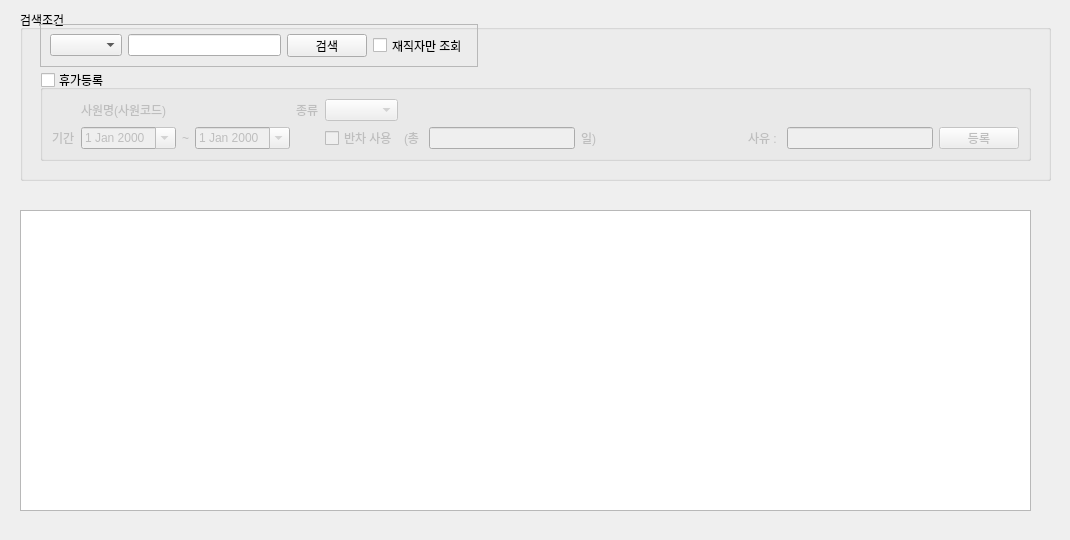
<?xml version="1.0" encoding="UTF-8"?>
<ui version="4.0">
 <class>Form</class>
 <widget class="QWidget" name="Form">
  <property name="geometry">
   <rect>
    <x>0</x>
    <y>0</y>
    <width>1070</width>
    <height>540</height>
   </rect>
  </property>
  <property name="windowTitle">
   <string>Form</string>
  </property>
  <widget class="QTableWidget" name="tableWidget">
   <property name="geometry">
    <rect>
     <x>20</x>
     <y>210</y>
     <width>1011</width>
     <height>301</height>
    </rect>
   </property>
   <property name="sizePolicy">
    <sizepolicy hsizetype="Fixed" vsizetype="Expanding">
     <horstretch>0</horstretch>
     <verstretch>0</verstretch>
    </sizepolicy>
   </property>
   <property name="editTriggers">
    <set>QAbstractItemView::NoEditTriggers</set>
   </property>
  </widget>
  <widget class="QGroupBox" name="groupBox">
   <property name="geometry">
    <rect>
     <x>20</x>
     <y>10</y>
     <width>1031</width>
     <height>171</height>
    </rect>
   </property>
   <property name="title">
    <string>검색조건</string>
   </property>
   <widget class="QGroupBox" name="gb_vac">
    <property name="geometry">
     <rect>
      <x>20</x>
      <y>60</y>
      <width>991</width>
      <height>91</height>
     </rect>
    </property>
    <property name="title">
     <string>휴가등록</string>
    </property>
    <property name="checkable">
     <bool>true</bool>
    </property>
    <property name="checked">
     <bool>false</bool>
    </property>
    <layout class="QGridLayout" name="gridLayout">
     <item row="0" column="1">
      <widget class="QLabel" name="label_7">
       <property name="text">
        <string>사원명(사원코드)</string>
       </property>
      </widget>
     </item>
     <item row="1" column="1">
      <widget class="QDateEdit" name="start_date">
       <property name="currentSection">
        <enum>QDateTimeEdit::DaySection</enum>
       </property>
       <property name="calendarPopup">
        <bool>true</bool>
       </property>
      </widget>
     </item>
     <item row="1" column="10">
      <widget class="QLabel" name="label_5">
       <property name="text">
        <string>사유 : </string>
       </property>
      </widget>
     </item>
     <item row="1" column="6">
      <widget class="QLabel" name="label_3">
       <property name="text">
        <string>(총 </string>
       </property>
      </widget>
     </item>
     <item row="1" column="8">
      <widget class="QLabel" name="label_6">
       <property name="text">
        <string>일)</string>
       </property>
      </widget>
     </item>
     <item row="1" column="3">
      <widget class="QDateEdit" name="end_date">
       <property name="currentSection">
        <enum>QDateTimeEdit::DaySection</enum>
       </property>
       <property name="calendarPopup">
        <bool>true</bool>
       </property>
      </widget>
     </item>
     <item row="1" column="11">
      <widget class="QLineEdit" name="txt_vacComment"/>
     </item>
     <item row="1" column="2">
      <widget class="QLabel" name="label_2">
       <property name="text">
        <string>~</string>
       </property>
      </widget>
     </item>
     <item row="1" column="0">
      <widget class="QLabel" name="label">
       <property name="text">
        <string>기간</string>
       </property>
      </widget>
     </item>
     <item row="1" column="7">
      <widget class="QLineEdit" name="txt_vac">
       <property name="enabled">
        <bool>false</bool>
       </property>
      </widget>
     </item>
     <item row="0" column="3">
      <widget class="QLabel" name="label_8">
       <property name="text">
        <string/>
       </property>
      </widget>
     </item>
     <item row="1" column="9">
      <spacer name="horizontalSpacer">
       <property name="orientation">
        <enum>Qt::Horizontal</enum>
       </property>
       <property name="sizeHint" stdset="0">
        <size>
         <width>40</width>
         <height>20</height>
        </size>
       </property>
      </spacer>
     </item>
     <item row="1" column="12">
      <widget class="QPushButton" name="btn_vac">
       <property name="text">
        <string>등록</string>
       </property>
      </widget>
     </item>
     <item row="1" column="5">
      <widget class="QCheckBox" name="chk_vac">
       <property name="text">
        <string>반차 사용</string>
       </property>
      </widget>
     </item>
     <item row="0" column="4">
      <widget class="QLabel" name="label_4">
       <property name="text">
        <string>종류</string>
       </property>
      </widget>
     </item>
     <item row="0" column="5">
      <widget class="QComboBox" name="cmb_vac"/>
     </item>
    </layout>
   </widget>
   <widget class="QFrame" name="frame">
    <property name="geometry">
     <rect>
      <x>20</x>
      <y>14</y>
      <width>438</width>
      <height>43</height>
     </rect>
    </property>
    <property name="frameShape">
     <enum>QFrame::StyledPanel</enum>
    </property>
    <property name="frameShadow">
     <enum>QFrame::Raised</enum>
    </property>
    <layout class="QHBoxLayout" name="horizontalLayout">
     <item>
      <widget class="QComboBox" name="cmb_search"/>
     </item>
     <item>
      <widget class="QLineEdit" name="txt_search"/>
     </item>
     <item>
      <widget class="QPushButton" name="btn_search">
       <property name="text">
        <string>검색</string>
       </property>
      </widget>
     </item>
     <item>
      <widget class="QCheckBox" name="chk_active">
       <property name="enabled">
        <bool>true</bool>
       </property>
       <property name="text">
        <string>재직자만 조회</string>
       </property>
      </widget>
     </item>
    </layout>
   </widget>
  </widget>
 </widget>
 <resources/>
 <connections/>
</ui>
